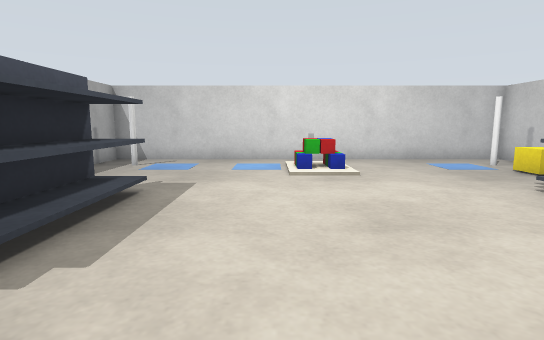
[1] (above)

17 first-person views from a walk through a robot-simulator world made for Webots. The camera is 0.72 m above the floor, tilts 8° down and sees 80° across. The floor is counted in squares, 0.5 m on a side. Each view is taken from the middle of a square. On the plan, view 1 faces up. The plan holds only what a view shows up to about 15 squares ahead; the rest is blank. The robots in the file are not drawn.

[2]
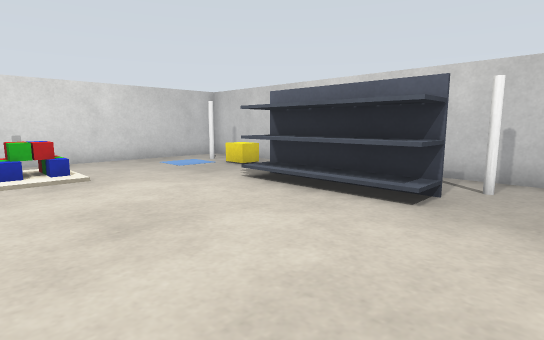

[3]
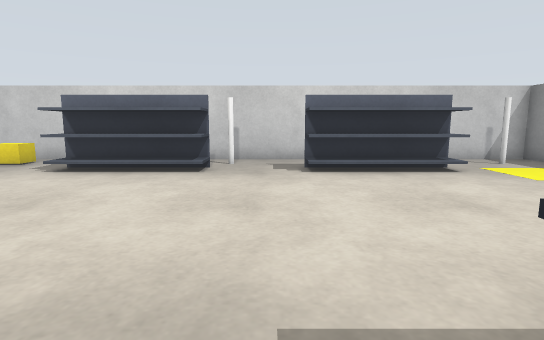

[4]
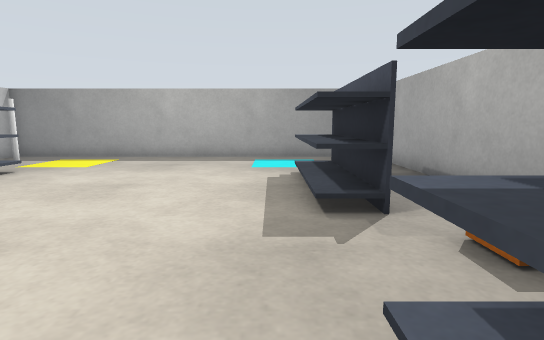

[5]
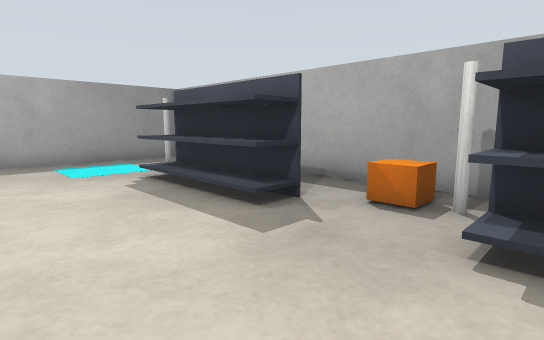

[6]
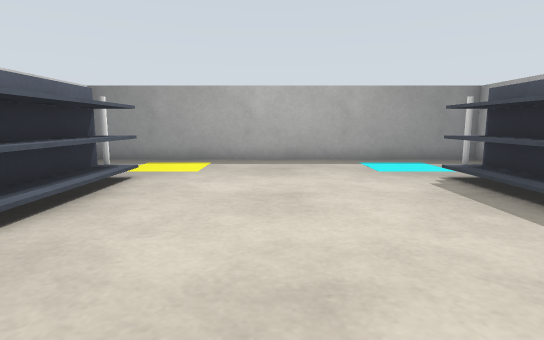

[7]
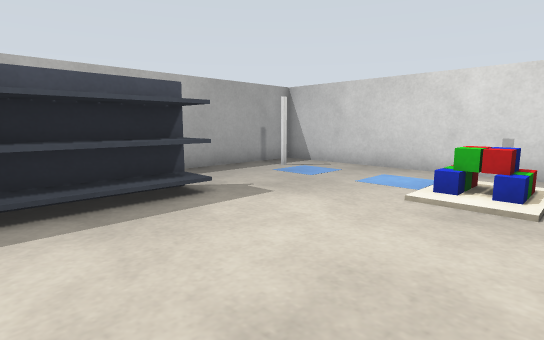

[8]
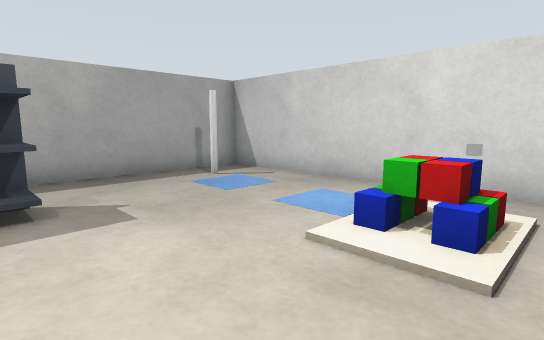

[9]
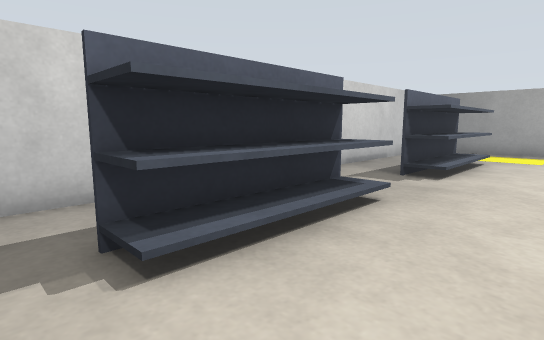

[10]
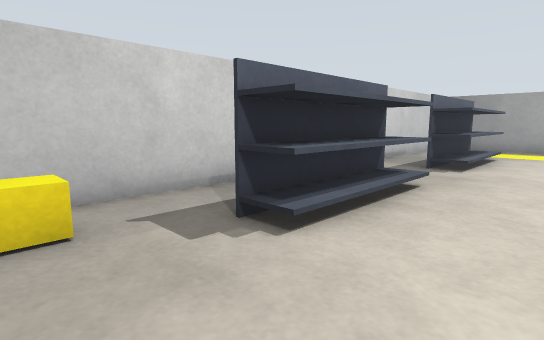

[11]
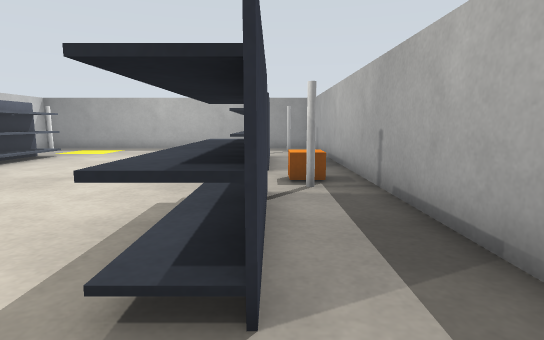

[12]
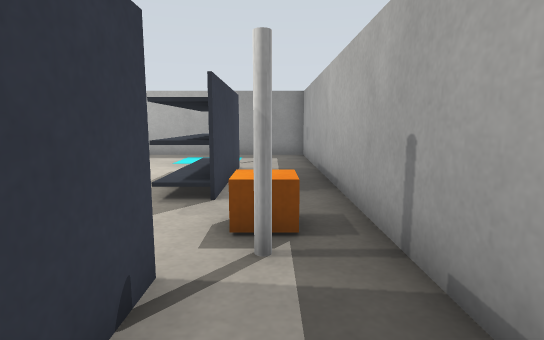

[13]
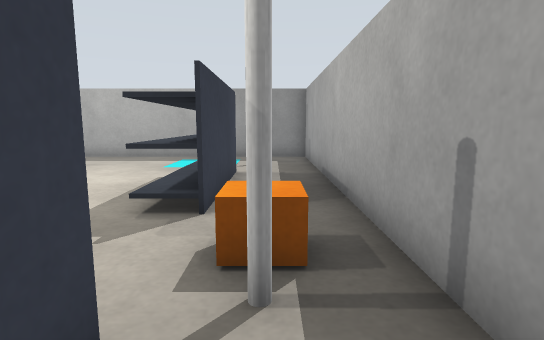

[14]
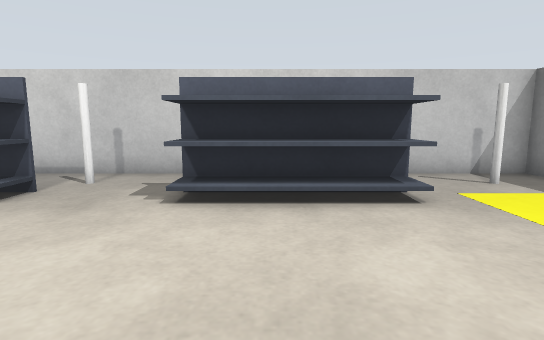

[15]
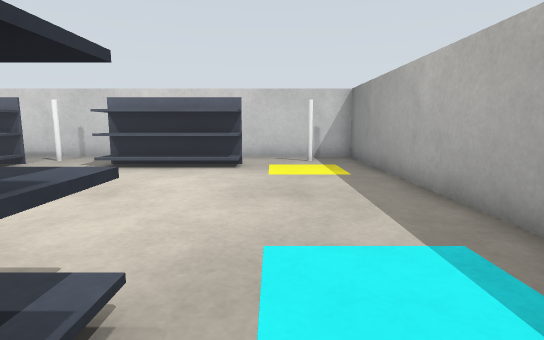

[16]
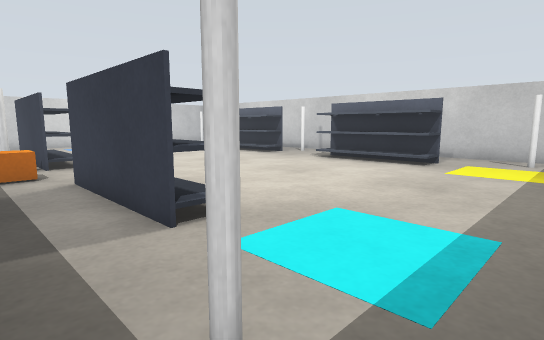

[17]
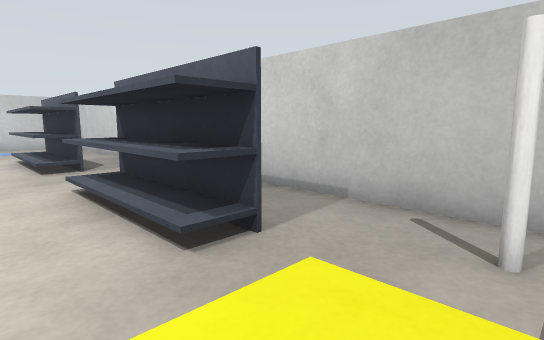

### Floor plan
Points are (right, up) in squares from view 1. A wall is a line through its corners. A room is listed if a view was taken in it or the views show most of it. See-through windows are left out.
Room 1 (views 1, 2, 3, 4, 5, 6, 7, 8, 9, 10, 11, 12, 13, 14, 15, 16, 17)
walls: (-3.9, 2) (-3.9, 7); (-3.8, -1) (-3.8, -6); (6.8, 2) (6.8, 7); (-3.8, 7) (-3.8, 2); (-3.9, -6) (-3.9, -1); (6.8, -6) (6.8, -1); (-6.5, 13.5) (-6.5, -10.5) (9.5, -10.5) (9.5, 13.5) (-6.5, 13.5)
objects: white pole (-5, -9); orange box (-5, 0); white pole (-5, 1); white pole (-5, 11); blue box (-3, -6) to (-3, -1); blue box (-3, 2) to (-3, 7); green box (1, 9); blue box (1, 10); other object (1, 11); red box (2, 9); blue box (2, 10); red box (2, 11); blue box (3, 11); blue box (6, -6) to (6, -1); blue box (6, 2) to (6, 7); white pole (8, -8); white pole (8, 2); yellow box (8, 9) to (8, 10); white pole (8, 12)

Positions as (right, up) in squares from view 1, and headings:
1: (0, 0), facing up
2: (0, 0), facing up-right
3: (-4, 0), facing right
4: (-2, 4), facing down
5: (1, 3), facing down-left
6: (2, 3), facing down
7: (3, 3), facing up-left
8: (3, 6), facing up-left
9: (3, 8), facing down-right
10: (3, 10), facing down-right
11: (-4, 9), facing down
12: (-5, 5), facing down
13: (-5, 4), facing down
14: (0, -3), facing right
15: (-5, -7), facing right
16: (-6, -10), facing up-right
17: (4, -9), facing up-right
